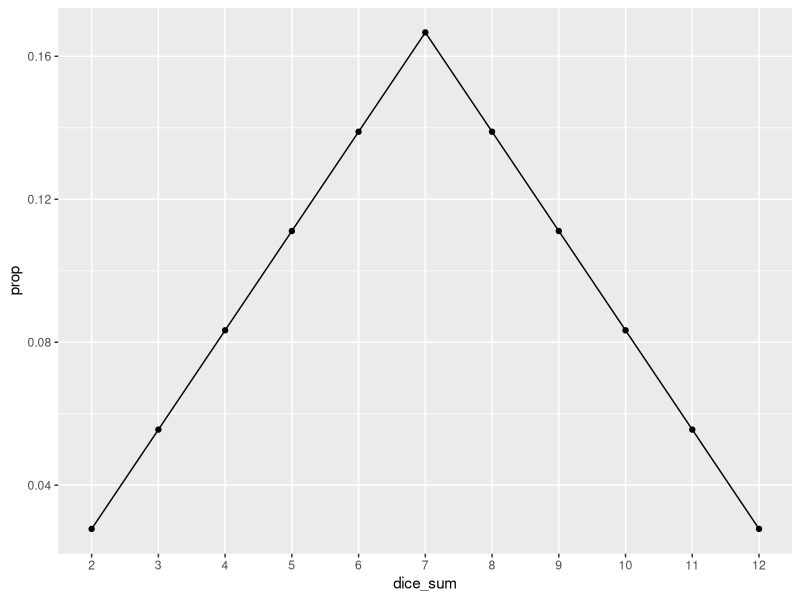

R code for this plot:
## ---- chunk 1
library(tidyverse)
## ---- chunk 2
library(dplyr)
library(tidyr)
# Create a vector of possible dice rolls
dice <- 1:6
# Create a dataframe of all possible two dice rolls.
two_dice <- crossing(dice_1 = dice, dice_2 = dice)

head(two_dice)
tail(two_dice)
## ---- chunk 3
two_dice <- two_dice |>
  mutate(dice_sum = dice_1 + dice_2)
## ---- chunk 4
# Uncomment after completing the previous problem part.
two_dice_sum <- two_dice |>
  group_by(dice_sum) |>
  summarize(count = n()) |> # Count number of rows for each number
  ungroup() |> # Stop doing things by number
  mutate(prop = count / sum(count)) |> # Divide each count by the total.
  arrange(dice_sum) # Order rows by dice quantity.
## ---- chunk 5
ggplot(two_dice_sum, aes(x = dice_sum, y = prop)) +
  geom_point() +
  geom_path() +
  scale_x_continuous(breaks = seq(2, 12, 1)) +
  theme(panel.grid.minor.x = element_blank())
## ---- chunk 6
get_dice_prob <- function(q, t_data = two_dice_sum) {
  # Probability is zero if the input value is not between 2 and 12
  if (!(q %in% 2:12)) {
    return(0)
  }

  # If between 2 and 12, then grab the value from the dataset.
  t_data |>
    filter(dice_sum == q) |>
    pull(prop)
}

get_dice_prob(4)
get_dice_prob(1)
## ---- chunk 7
# Calculate the probability of rolling NOT a 12.
prob_no_12 <- 1 - get_dice_prob(12)

# THEN, calculate the probability of rolling at least one 12.
1 - prob_no_12^6
## ---- chunk 8
1 / 6

# Just to prove it, though...
filter(two_dice, dice_1==6) |>
  mutate(dice_sum = dice_1 + dice_2) |>
  summarize(prob_12 = mean(dice_sum == 12))
